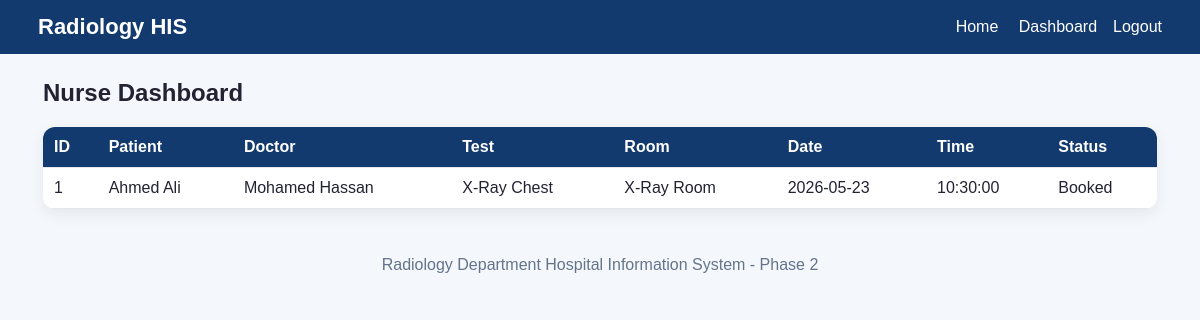
The app's page /radiology_phase2_website/radiology_phase2_website/nurse_dashboard.php (signed in) with its own data.
### tables this page shows
CREATE TABLE APPOINTMENT (
    Appointment_ID INT PRIMARY KEY AUTO_INCREMENT,
    Appointment_Date DATE NOT NULL,
    Appointment_Time TIME NOT NULL,
    Status VARCHAR(30),
    Patient_ID INT NOT NULL,
    Doctor_ID INT NOT NULL,
    Nurse_ID INT,
    Test_ID INT NOT NULL,
    Room_ID INT NOT NULL,
    FOREIGN KEY (Patient_ID) REFERENCES PATIENT(Patient_ID),
    FOREIGN KEY (Doctor_ID) REFERENCES DOCTOR(Doctor_ID),
    FOREIGN KEY (Nurse_ID) REFERENCES NURSE(Nurse_ID),
    FOREIGN KEY (Test_ID) REFERENCES RADIOLOGY_TEST(Test_ID),
    FOREIGN KEY (Room_ID) REFERENCES ROOM(Room_ID)
);

CREATE TABLE RADIOLOGY_TEST (
    Test_ID INT PRIMARY KEY AUTO_INCREMENT,
    Test_Name VARCHAR(100) NOT NULL,
    Test_Type VARCHAR(50),
    Price DECIMAL(10,2)
);

CREATE TABLE ROOM (
    Room_ID INT PRIMARY KEY AUTO_INCREMENT,
    Room_Name VARCHAR(100) NOT NULL,
    Room_Type VARCHAR(50),
    Status VARCHAR(30),
    Department_ID INT NOT NULL,
    FOREIGN KEY (Department_ID) REFERENCES DEPARTMENT(Department_ID)
);

### radiology_phase2_website/radiology_phase2_website/db.php (called while the page is built, shortened)
<?php
function esc($v){ return htmlspecialchars((string)$v, ENT_QUOTES, 'UTF-8'); }
function current_entity_id($conn, $role){
    $uid = intval($_SESSION['user_id']);
    if($role=='Patient'){ $r=$conn->query("SELECT Patient_ID id FROM PATIENT WHERE User_ID=$uid"); }
    elseif($role=='Doctor'){ $r=$conn->query("SELECT Doctor_ID id FROM DOCTOR WHERE User_ID=$uid"); }
    elseif($role=='Nurse'){ $r=$conn->query("SELECT Nurse_ID id FROM NURSE WHERE User_ID=$uid"); }
    else { return null; }
    $row=$r?$r->fetch_assoc():null; return $row?$row['id']:null;
}
?>

### radiology_phase2_website/radiology_phase2_website/nurse_dashboard.php (the view)
<?php include 'db.php'; require_role('Nurse'); $nid=current_entity_id($conn,'Nurse'); $page_title='Nurse Dashboard'; include 'header.php'; ?>
<h2>Nurse Dashboard</h2><table><tr><th>ID</th><th>Patient</th><th>Doctor</th><th>Test</th><th>Room</th><th>Date</th><th>Time</th><th>Status</th></tr><?php $res=$conn->query("SELECT A.*, CONCAT(P.First_Name,' ',P.Last_Name) Patient_Name, CONCAT(D.First_Name,' ',D.Last_Name) Doctor_Name, CONCAT(N.First_Name,' ',N.Last_Name) Nurse_Name, RT.Test_Name, R.Room_Name, Pay.Payment_Status
FROM APPOINTMENT A JOIN PATIENT P ON A.Patient_ID=P.Patient_ID JOIN DOCTOR D ON A.Doctor_ID=D.Doctor_ID LEFT JOIN NURSE N ON A.Nurse_ID=N.Nurse_ID JOIN RADIOLOGY_TEST RT ON A.Test_ID=RT.Test_ID JOIN ROOM R ON A.Room_ID=R.Room_ID LEFT JOIN PAYMENT Pay ON A.Appointment_ID=Pay.Appointment_ID WHERE A.Nurse_ID=$nid ORDER BY A.Appointment_Date DESC"); while($r=$res->fetch_assoc()): ?><tr><td><?=esc($r['Appointment_ID'])?></td><td><?=esc($r['Patient_Name'])?></td><td><?=esc($r['Doctor_Name'])?></td><td><?=esc($r['Test_Name'])?></td><td><?=esc($r['Room_Name'])?></td><td><?=esc($r['Appointment_Date'])?></td><td><?=esc($r['Appointment_Time'])?></td><td><?=esc($r['Status'])?></td></tr><?php endwhile; ?></table><?php include 'footer.php'; ?>

### radiology_phase2_website/radiology_phase2_website/assets/style.css (style rules this page uses)
* { box-sizing:border-box }
body { margin:0;font-family:Arial,sans-serif;background:#f4f7fb;color:#223 }
table { width:100%;border-collapse:collapse;background:white;border-radius:12px;overflow:hidden;box-shadow:0 5px 16px #0001 }
th,td { padding:11px;border-bottom:1px solid #e5e7eb;text-align:left }
th { background:#123a6f;color:white }

### records on screen
appointment: Appointment_ID "1", Patient_Name "Ahmed Ali", Doctor_Name "Mohamed Hassan", Test_ID.Test_Name "X-Ray Chest", Room_ID.Room_Name "X-Ray Room", Appointment_Date "2026-05-23", Appointment_Time "10:30:00", Status "Booked"
